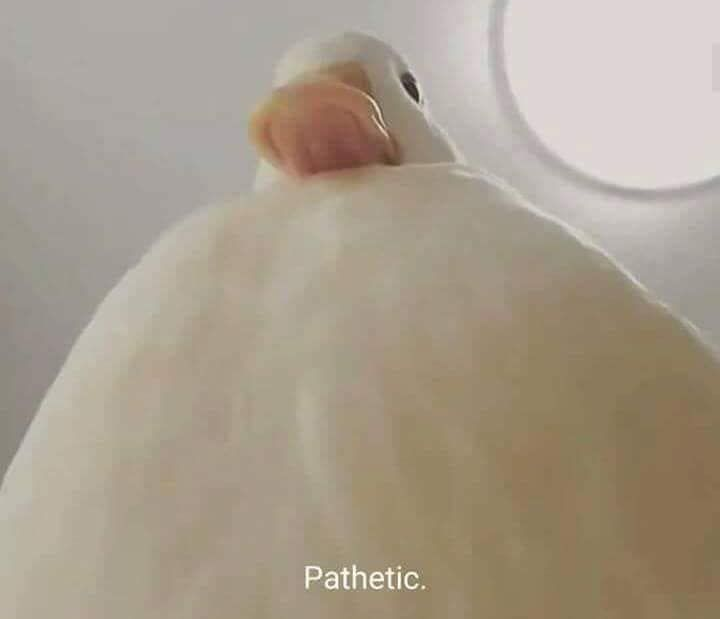
//> input picture filtros_openCV/imagens/imagem_01.jpg, 720 x 619 px
$ ./ExecuteEsse   (built with g++ and OpenCV 4)
//> lines starting //> are read from the running program, lines starting //| are printed output that depends on the picture
/*Tiago*/
/*Pra compilar no linux com o opencv 4, só tirar o "local" do path tanto do eigen quanto do que o
professor pediu pra implementar e também no opencv 4 os comandos CV_BGR2HSV e CV_BGR2GRAY foram substituidos
por COLOR_BGR2HSV e COLOR_BGR2GRAY*/

#include <iostream>
#include <fstream>
#include <string>

#include <opencv2/core.hpp>
#include <opencv2/highgui.hpp>
#include <opencv2/imgcodecs.hpp>
#include <opencv2/imgproc.hpp>


using namespace std;
using namespace cv;

////</
int blur_element = 0;
////>/


Mat destino;
Mat	nuseif; //auxiliar do bug
string	filename;	// Image file name

int bilateral1;
int bilateral2;
int bilateral3;

int blur1;
int blur2;

int gaussianB1;
int gaussianB2;
int gaussianB3;

Mat erosion_dst, dilation_dst;
int erosion_elem = 2; /*Element:    0 = Rect     1 = Cross     2 = Ellipse    */
/* Kernel size: 2n +1 */
int erosion_size = 21;
int dilation_elem = 2; /*Element:    0 = Rect     1 = Cross     2 = Ellipse    */
int dilation_size = 21;

int foiConvertidoGRAY = 0;
Mat destino_gray_Lpla, dst_Lpla;
Mat abs_dst_Lpla;

    int kernel_size_Laplacian = 3;
    int scale_Laplacian = 1;
    int delta_Laplacian = 0;
    int ddepth = CV_16S;

/*Prototipos de funções*/
//void blurF (int, void* ); Formato que o createTrackbar aceita

void chamarSobelF (int, void* ); //preciasmos disso por causa da forma que Sobel é escrita. Com os args da main
int sobelF_real (int , char** ); //preciasmos disso por causa da forma que Sobel é escrita. Com os args da main
int xargc; char** xargv; //vamos pegar as 2 da main

//max_elem = 2 (0,1,2); em ambos: erosion_elem e dilation_elem
//max_kernel_size = 21; em ambos: erosion_size e dilation_size
void Erosion( int, void* );
void Dilation( int, void* );

void Laplacian_Funcao();

int main(int argc, char** argv );
void avg ();

//Vecs para a função avg (média e desvio padrão)
template <class T>

Vec3d getAverage(Mat image){
int      h,w;
Vec3d    sum,pixel;

   h = image.rows;
   w = image.cols;

  	sum[0] = sum[1] = sum[2] = 0.0;

	if ( is_same<T, uchar>::value ){
 		for (int r = 0; r < h; r++)
  			for ( int c = 0; c < w; c++)
   			sum[0] += image.at<uchar>(r,c);
	} else {
		if (( is_same<T, Vec3b>::value ) || ( is_same<T, Vec3d>::value )){
 			for (int r = 0; r < h; r++)
  				for ( int c = 0; c < w; c++){
   				pixel = image.at<T>(r,c);
					sum[0] += pixel[0];
					sum[1] += pixel[1];
					sum[2] += pixel[2];
				}
		}
	}
 	sum[0] = sum[0] / ( h * w);
	if ( !is_same<T, uchar>::value ){
 		sum[1] = sum[1] / ( h * w);
 		sum[2] = sum[2] / ( h * w);
	}

   return sum;

}

template <class T>

Vec3d getStdDeviation(Mat image){
int      h,w;
Vec3d		sum, mean, pixel, ret;

   h = image.rows;
   w = image.cols;

  	sum[0] = sum[1] = sum[2] = 0.0;

 	mean = getAverage<T>(image);
	if ( is_same<T, Vec3b>::value ){
 		for (int r = 0; r < h; r++)
  			for ( int c = 0; c < w; c++){
   			pixel = image.at<Vec3b>(r,c);
   			ret = (pixel - mean );
   			sum[0] = sum[0]+ (ret[0] * ret[0]);
   			sum[1] = sum[1] + (ret[1] * ret[1]);
   			sum[2] = sum[2] + (ret[2] * ret[2]);
			}
 			ret = sum / (( h * w) * 1.0);
			ret[0] = sqrt(ret[0]);
			ret[1] = sqrt(ret[1]);
			ret[2] = sqrt(ret[2]);
	} else {
		if ( is_same<T, Vec3d>::value ){
 			for (int r = 0; r < h; r++)
  				for ( int c = 0; c < w; c++){
   				pixel = image.at<Vec3d>(r,c);
   				ret = (pixel - mean );
   				sum[0] = sum[0] + (ret[0] * ret[0]);
   				sum[1] = sum[1] + (ret[1] * ret[1]);
   				sum[2] = sum[2] + (ret[2] * ret[2]);
				}
 				ret = sum / (( h * w) * 1.0);
				ret[0] = sqrt(ret[0]);
				ret[1] = sqrt(ret[1]);
				ret[2] = sqrt(ret[2]);
		} else {
 			for (int r = 0; r < h; r++)
  				for ( int c = 0; c < w; c++){
   				pixel[0] = image.at<uchar>(r,c);
   				ret[0] = (pixel[0] - mean[0] );
   				sum[0] = sum[0] + (ret[0] * ret[0]);
				}
 				ret[0] = sum[0] / (( h * w) * 1.0);
				ret[0] = sqrt(ret[0]);
		}
	}
   return ret;

}

Mat		image;		// Image object

// [171 lines left out: function main, not called in this run]
//Criar uma janela pra mostrar
	//namedWindow( filename.c_str(), WINDOW_NORMAL); e...
	//namedWindow( "Filtro Bilateral", WINDOW_NORMAL ); //Temos que por isso aqui pra fazer a janela com o botão deslizante
	// ^ Por o nome da janela a esquerda "Janela"
	//moveWindow( "Filtro Bilateral", image.cols, 0 );
	//destroyWindow("Filtro Bilateral"); USAR PARA FECHAR CADA JANELA


/* _________________________________________________________________________________________________________________
☑

Sobel ✓   ---(3✔) (parece ACEITAR VALOR 0)
Blur ✓   ---(2✔) (VALOR 0 RESOLVIDO POR IF)
Erode ✓   ---(6✔) (erosion_size NÃO PODERIA SER 0 - RESOLVIDO COM IF)
Dilate ✓   ---(7✔)
G. / GaussianBlur ✓ (4✔)
Laplacian ✓   ---(5✔) (SÓ kernel_size_Laplacian NÃO PODERIA SER 0 - RESOLVIDO COM IF)
Filtro Bilateral ✓   ---(1✔) (parece ACEITAR VALOR 0)

---> para HSV ✓
para Tons de cinza ✓

Calcular a media
Calcular o desvio padrão

Salvar a imagem
___________________________________________________________________________________________________________________
*/

// [145 lines left out: function sobelF_real, not called in this run]


void chamarSobelF (int, void* ){
  sobelF_real (xargc, xargv );//PRECISA DE PASSAR ESSES ARGs, que pegamos da main, através do escopo da main, copiando os para essas 2 variáveis
}

/*
void blurF (int, void* ){ //Formato que a função createTrackbar aceita para sua função que será chamada no último argumento


		///
	  int valor = 1; //NO CASO DO blur, aqui nao pode ter 0 "zero"
	  destino = imread(filename); //ZERANDO DESTINO, PRA APLICARMOS CERTO/REFAZER/FAZER MENOS QUE

  if( blur_element == 0 ){ valor = 1;} //o if recebe o valor do createTrackbar (...&blur_element )
  else if( blur_element == 1 ){ valor = 45; }
  else if( blur_element == 2) { valor = 95; } //VAI ABRIR A IMAGEM, PARA "DESFAZER", OU SEJA, APLICAR A ORIGINAL
//PARA DESFAZER TEM Q EXISTIR UM OUTRO MAT, GUARDANDO O Q FOI FEITO.
  //_______>>>>>>> ELE SÓ NÃO CONSEGUE "DESFAZER " O BLUR. DESCUBRA COMO Q FAZ PARA VOLTAR AO ORIGINAL, A FUNÇÃO

	// int element = ;
		///


		//criar variavel, para o primeiro argumento
		//blur(image,image,Size(30,15)); //subir dps?


	// Show our image inside it.
		blur(destino,destino,Size(valor,valor)); //subir dps? //NAO MODIFICAR A ORIGINAL
		imshow( filename.c_str(), destino ); //OK, FUNCIONA

	}
*/


//!// Variáveis de alteração de Erosion:  erosion_elem e erosion_size
// [128 lines left out: functions Erosion, Dilation, Laplacian_Funcao, not called in this run]

void avg () {
	Mat 		cimage;
string	filename2;	// Image file name

	//filename2 = "../imagens/teste.png";
	filename2 = "../imagens/imagem_01.jpg"; //ou a "teste.png"

	// Read image from disk
	image = imread(filename2);
//> image is the input picture: 619 rows x 720 cols, CV_8UC3; mean B, G, R 141.2, 157.2, 169

	// Check if image was loaded
	if ( image.empty() ){
		cerr << "Image [ " << filename2 << " ] not found!" << endl;
		cerr << "Quitting!" << endl;
		exit (-1);
	}

	cout << "1> Media = " << getAverage<Vec3b>(image) << endl;
//> the loop in getAverage, `for (int r = 0; r < h; r++)` made 619 passes
//> pixel on passes 1 to 3: [213, 212, 222], [213, 212, 222], [213, 212, 222]
//> after the loop in getAverage, `for (int r = 0; r < h; r++)`: pixel = [85, 118, 134]
//> in getAverage, `sum[0] = sum[0] / ( h * w);`: sum = [141.2, 70076272, 75318417]
//> in getAverage, `sum[1] = sum[1] / ( h * w);`: sum = [141.2, 157.2, 75318417]
//> in getAverage, `sum[2] = sum[2] / ( h * w);`: sum = [141.2, 157.2, 169]
//| 1> Media = [141.201, 157.235, 168.997]
	cout << "1> Media = " << getAverage<uchar>(image) << endl;
//| 1> Media = [162.646, 0, 0]

	cout << "2> Media = " << getAverage<Vec3b>(image) << endl;
//| 2> Media = [141.201, 157.235, 168.997]
	cout << "2> Media = " << getAverage<uchar>(image) << endl;
//| 2> Media = [162.646, 0, 0]

	cout << "Desvio padrao = " << getStdDeviation<Vec3b>(image) << endl;
//> the loop in getStdDeviation, `for (int r = 0; r < h; r++)` made 619 passes
//> (pixel, ret) on passes 1 to 3: ([213, 212, 222], [71.8, 54.77, 53]), ([213, 212, 222], [71.8, 54.77, 53]), ([213, 212, 222], [71.8, 54.77, 53])
//> after the loop in getStdDeviation, `for (int r = 0; r < h; r++)`: pixel = [85, 118, 134]; ret = [-56.2, -39.23, -35]
//> in getStdDeviation, `ret = sum / (( h * w) * 1.0);`: ret = [1286.2, 735.6, 517.3]
//> in getStdDeviation, `ret[0] = sqrt(ret[0]);`: ret = [35.86, 735.6, 517.3]
//> in getStdDeviation, `ret[1] = sqrt(ret[1]);`: ret = [35.86, 27.12, 517.3]
//> in getStdDeviation, `ret[2] = sqrt(ret[2]);`: ret = [35.86, 27.12, 22.74]
//| Desvio padrao = [35.863, 27.1223, 22.7447]
	cout << "Desvio padrao = " << getStdDeviation<uchar>(image) << endl;
//| Desvio padrao = [14.0677, 0, 0]

	if (foiConvertidoGRAY != 1) {
		   cvtColor(image, cimage, COLOR_BGR2GRAY); // Convert the image to grayscale_Laplacian
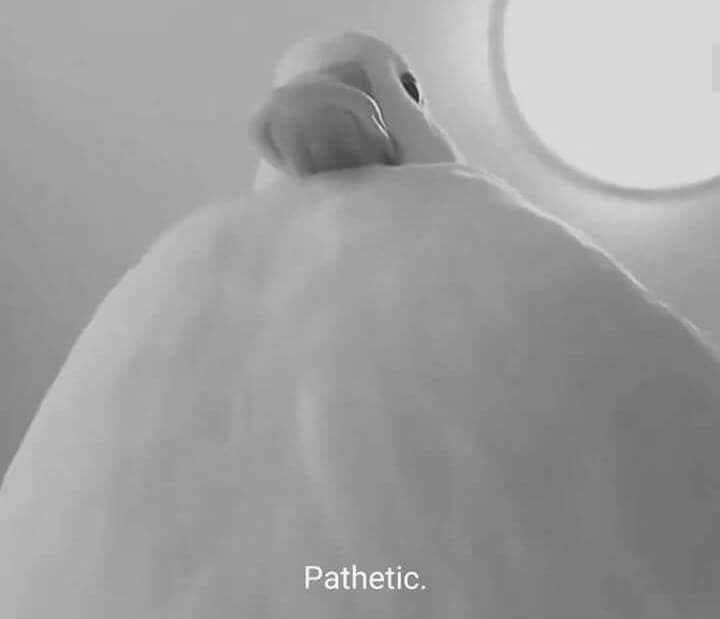
//> cimage: 619 rows x 720 cols, CV_8UC1; min 30, max 253, mean 158.9
		foiConvertidoGRAY =1;
	}
	else {cimage = image;}
	cimage.convertTo(cimage, CV_8UC1);

	cout << "Media = " << getAverage<uchar>(cimage) << endl;
//| Media = [158.926, 0, 0]
	cout << "Media = " << getAverage<uchar>(cimage) << endl;
//| Media = [158.926, 0, 0]

	cout << "2> Media = " << getAverage<Vec3b>(cimage) << endl;
//| [158.624, 158.625, 158.623]
	cout << "2> Media = " << getAverage<uchar>(cimage) << endl;
//| [158.926, 0, 0]

	cout << "Desvio Padrao = " << getStdDeviation<uchar>(cimage) << endl;
//| Desvio Padrao = [26.5492, 0, 0]
	cout << "Desvio Padrao = " << getStdDeviation<uchar>(cimage) << endl;
//| Desvio Padrao = [26.5492, 0, 0]

	// Create a window for display.
	 //namedWindow( filename2.c_str(), WINDOW_NORMAL);
	// Show our image inside it.
	 //imshow( filename2.c_str(), image );
}

// added to run one function of the file
int main() { avg(); }
